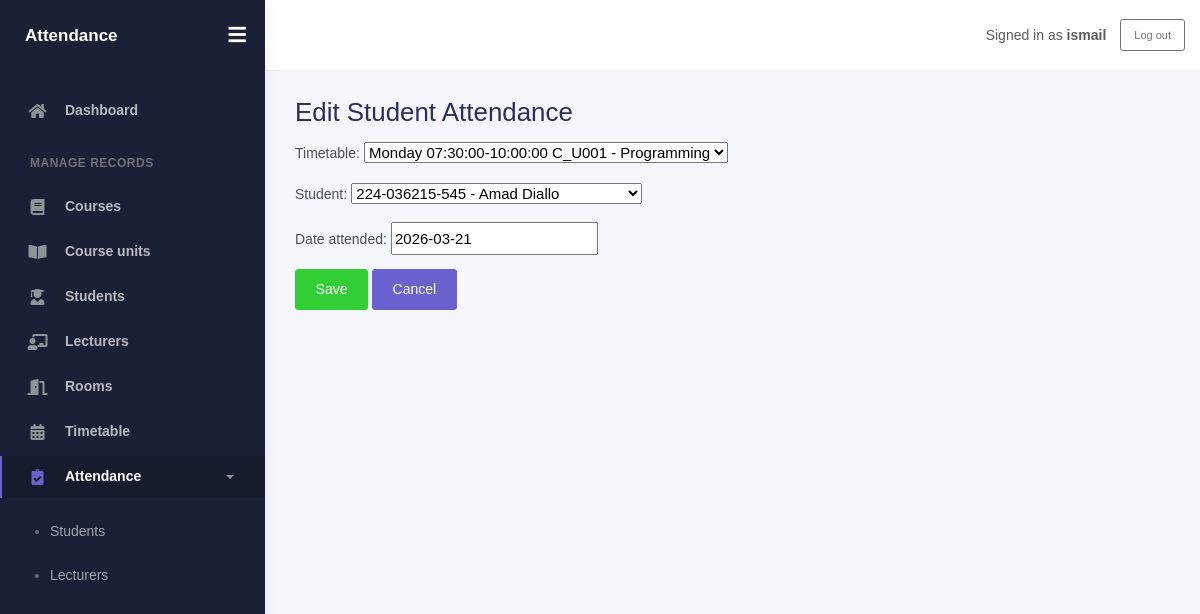
The page /student-attendance/1/update/ (signed in) on the database its author committed.
### core/models.py (models this page shows, shortened)
class Timetable(models.Model):
    DAYS = [
        ('Monday', 'Monday'),
        ('Tuesday', 'Tuesday'),
        ('Wednesday', 'Wednesday'),
        ('Thursday', 'Thursday'),
        ('Friday', 'Friday'),
        ('Saturday', 'Saturday'),
    ]
    timetable_id = models.AutoField(primary_key=True)
    day_of_the_week = models.CharField(max_length=9, choices=DAYS)
    course_unit = models.ForeignKey(
        CourseUnit, on_delete=models.CASCADE, related_name='timetables',
    )
    lecturer = models.ForeignKey(
        Lecturer, on_delete=models.SET_NULL,
        null=True, blank=True, related_name='timetables',
    )
    start_time = models.TimeField()
    end_time = models.TimeField()
    room = models.ForeignKey(
        Room, on_delete=models.CASCADE, related_name='timetables',
    )
    semester = models.CharField(max_length=1, choices=SEMESTER_CHOICES)
    year_of_study = models.CharField(max_length=1, choices=YEAR_OF_STUDY_CHOICES)
    def __str__(self):
        return (f"{self.day_of_the_week} {self.start_time}-{self.end_time} "
                f"{self.course_unit}")

class StudentAttendance(models.Model):
    attendance_id = models.AutoField(primary_key=True)
    timetable = models.ForeignKey(Timetable, on_delete=models.CASCADE,
                                  related_name='student_attendances')
    student = models.ForeignKey(Student, on_delete=models.CASCADE,
                                related_name='attendances')
    date_attended = models.DateField(null=True, blank=True)
    class Meta:
        unique_together = ('timetable', 'student', 'date_attended')

### core/views.py (the view)
# urls.py: path('student-attendance/<str:pk>/update/', views.studentattendance_update, name='studentattendance_update'),
@login_required
def studentattendance_update(request, pk):
    attendance = get_object_or_404(StudentAttendance, pk=pk)
    form = StudentAttendanceForm(
        request.POST if request.method == 'POST' else None,
        request.FILES if request.method == 'POST' else None,
        instance=attendance,
    )
    if request.method == 'POST' and form.is_valid():
        form.save()
        return redirect('studentattendance_list')
    return render(request, 'core/shared_form.html', {
        'model_verbose': 'Student Attendance',
        'model_name': 'studentattendance',
        'fields': list(StudentAttendance._meta.fields),
        'form': form,
        'object': attendance,
    })

### core/forms.py
class StudentAttendanceForm(forms.ModelForm):
    class Meta:
        model = StudentAttendance
        fields = '__all__'

### core/models.py (called while the page is built)
    def __str__(self):
        return f"{self.course_unit_code} - {self.course_unit_name}"

    def __str__(self):
        return f"{self.reg_number} - {self.student_first_name} {self.student_last_name}"

### core/templates/core/shared_form.html (shortened to what this page needs)
{% extends 'base.html' %}
{% block content %}
<h2>{% if object %}Edit{% else %}Create{% endif %} {{ model_verbose }}</h2>
<form method="post" novalidate>
  {{ form.as_p }}
  <button class="btn btn-success" type="submit">Save</button>
  <a class="btn btn-secondary" href="{% url model_name|add:'_list' %}">Cancel</a>
</form>
{% endblock %}

### core/templates/base.html (shortened to what this page needs)
{% load static %}
<!DOCTYPE html>
<html lang="en">
  <head>
    <link rel="stylesheet" href="{% static 'core/dashboard/bootstrap.min.css' %}" />
    <link rel="stylesheet" href="{% static 'core/dashboard/fonts.min.css' %}" />
    <link rel="stylesheet" href="{% static 'core/dashboard/plugins.min.css' %}" />
    <link rel="stylesheet" href="{% static 'core/dashboard/kaiadmin.min.css' %}" />
  </head>
  <body>
    <div class="wrapper">
      {% if request.user.is_authenticated %}
      <aside class="sidebar" data-background-color="dark">
        <div class="sidebar-logo">
          <div class="logo-header" data-background-color="dark">
            <a class="logo text-white fw-bold" href="{% url 'home' %}">Attendance</a>
            <div class="nav-toggle">
              <button class="btn btn-toggle toggle-sidebar" type="button" aria-label="Toggle sidebar">
                <i class="fas fa-bars" aria-hidden="true"></i>
              </button>
            </div>
          </div>
        </div>
        <div class="sidebar-wrapper scrollbar scrollbar-inner">
          <div class="sidebar-content">
            <ul class="nav nav-secondary">
              <li class="nav-item{% if request.resolver_match.url_name == 'home' %} active{% endif %}">
                <a href="{% url 'home' %}"><i class="fas fa-home" aria-hidden="true"></i><p>Dashboard</p></a>
              </li>
              <li class="nav-section">
                <h4 class="text-section">Manage records</h4>
              </li>
              <li class="nav-item{% if 'course_' in request.resolver_match.url_name %} active{% endif %}">
                <a href="{% url 'course_list' %}"><i class="fas fa-book"></i><p>Courses</p></a>
              </li>
              <li class="nav-item{% if 'courseunit' in request.resolver_match.url_name %} active{% endif %}">
                <a href="{% url 'courseunit_list' %}"><i class="fas fa-book-open"></i><p>Course units</p></a>
              </li>
              <li class="nav-item{% if 'student_' in request.resolver_match.url_name %} active{% endif %}">
                <a href="{% url 'student_list' %}"><i class="fas fa-user-graduate"></i><p>Students</p></a>
              </li>
              <li class="nav-item{% if 'lecturer_' in request.resolver_match.url_name %} active{% endif %}">
                <a href="{% url 'lecturer_list' %}"><i class="fas fa-chalkboard-teacher"></i><p>Lecturers</p></a>
              </li>
              <li class="nav-item{% if 'room' in request.resolver_match.url_name %} active{% endif %}">
                <a href="{% url 'room_list' %}"><i class="fas fa-door-open"></i><p>Rooms</p></a>
              </li>
              <li class="nav-item{% if 'timetable' in request.resolver_match.url_name %} active{% endif %}">
                <a href="{% url 'timetable_list' %}"><i class="fas fa-calendar-alt"></i><p>Timetable</p></a>
              </li>
              <li class="nav-item{% if 'attendance' in request.resolver_match.url_name %} active{% endif %}">
                <a data-bs-toggle="collapse" href="#attendance-menu" aria-expanded="{% if 'attendance' in request.resolver_match.url_name %}true{% else %}false{% endif %}">
                  <i class="fas fa-clipboard-check"></i><p>Attendance</p><span class="caret"></span>
                </a>
                <div class="collapse{% if 'attendance' in request.resolver_match.url_name %} show{% endif %}" id="attendance-menu">
                  <ul class="nav nav-collapse">
                    <li><a href="{% url 'studentattendance_list' %}"><span class="sub-item">Students</span></a></li>
                    <li><a href="{% url 'lecturerattendance_list' %}"><span class="sub-item">Lecturers</span></a></li>
                  </ul>
                </div>
              </li>
            </ul>
          </div>
        </div>
      </aside>
      {% endif %}
      <main class="main-panel">
        <header class="main-header">
          <nav class="navbar navbar-header navbar-header-transparent navbar-expand-lg border-bottom">
            <div class="container-fluid">
              {% if request.user.is_authenticated %}
              <div class="ms-auto d-flex align-items-center gap-3">
                <span class="text-muted">Signed in as <strong>{{ request.user.get_username }}</strong></span>
                <form method="post" action="{% url 'logout' %}" class="m-0">
                  <button class="btn btn-outline-secondary btn-sm" type="submit">Log out</button>
                </form>
              </div>
              {% endif %}
            </div>
          </nav>
        </header>
        <div class="container">
          <div class="page-inner">
            {% block content %}{% endblock %}
          </div>
        </div>
      </main>
    </div>
  </body>
</html>

### rows shown on the page
Timetable: timetable "Monday 07:30:00-10:00:00 C_U001 - Programming"
StudentAttendance: student "224-036215-545 - Amad Diallo", date_attended "2026-03-21"

### other values the page prints
{{ request.user.get_username }} "ismail"
{{ model_verbose }} "Student Attendance"
